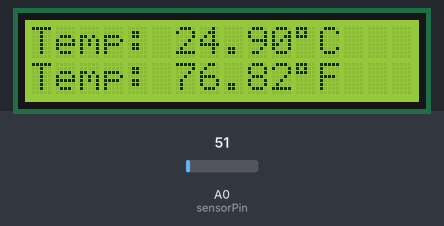
Simulated run of this sketch. Board: Arduino Uno, built with avr-gcc and run on an emulated ATmega328P. Parts: 16×2 character LCD. Inputs (shaded band) come from the test bench; at power-on: A0 (sensorPin) = 51. What the sketch prints to the serial monitor is not drawn.

Above: at 3.2 s.
3.3 s: A0 (sensorPin) set to 61
At 5.0 s:
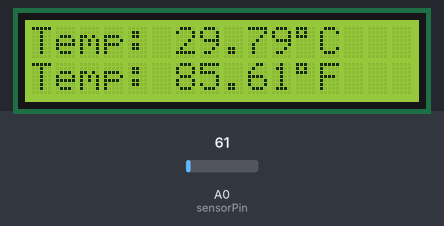
5.6 s: A0 (sensorPin) set to 71
At 7.4 s:
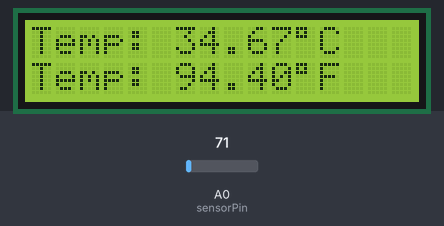
7.7 s: A0 (sensorPin) set to 86
At 9.0 s:
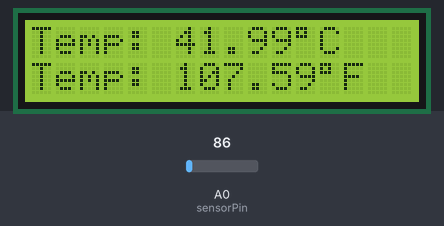
Timing chart, 0 to 10.7 s (numbered marks = the images above; inputs shaded):
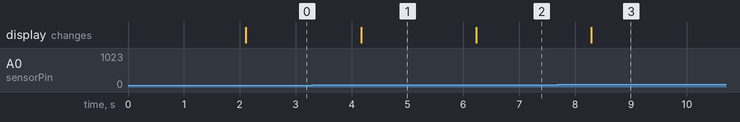

The sketch:

P2.ino
```cpp
/*
  Name : Pratham Katariya
  GR No : 22211592
  Roll No : 311029
  Batch : A2
  Exp 3 b :To interface an LM35 temperature sensor with an Arduino Uno
  Nano, read temperature values, display these values in both Celsius and
  Fahrenheit on an LCD screen and record the readings in an observation table over a period of time.
*/

#include <Wire.h>
#include <LiquidCrystal_I2C.h>

// Initialize the LCD with I2C address 0x27 and 16x2 display dimensions
LiquidCrystal_I2C lcd(0x27, 16, 2);

const int sensorPin = A0;
float sensorValue;
float voltageOut;
float temperatureC;
float temperatureF;

void setup() {
  pinMode(sensorPin, INPUT);
  Serial.begin(9600);

  // Initialize the LCD
  lcd.init();
  lcd.backlight();
  lcd.setCursor(0, 0);
  lcd.print("Initializing...");
  delay(2000);
}

void loop() {
  // Read sensor value
  sensorValue = analogRead(sensorPin);
  voltageOut = (sensorValue * 5000) / 1024;
  temperatureC = voltageOut / 10;
  temperatureF = (temperatureC * 1.8) + 32;

  // Print values to Serial Monitor
  Serial.print("Temperature(oC): ");
  Serial.print(temperatureC);
  Serial.print(" Temperature(oF): ");
  Serial.println(temperatureF);

  // Display values on LCD
  lcd.clear();

  // Display temperature in Celsius
  lcd.setCursor(0, 0);
  lcd.print("Temp: ");
  lcd.print(temperatureC);
  lcd.print((char)223); // Degree symbol
  lcd.print("C");

  // Display temperature in Fahrenheit
  lcd.setCursor(0, 1);
  lcd.print("Temp: ");
  lcd.print(temperatureF);
  lcd.print((char)223); // Degree symbol
  lcd.print("F");

  delay(1000);
}
```

Measured:
- after the input at 3.3 s, the display: changes after 0.87 s (image 1)
- after the input at 5.6 s, the display: changes after 0.63 s (image 2)
- after the input at 7.7 s, the display: changes after 0.59 s (image 3)
